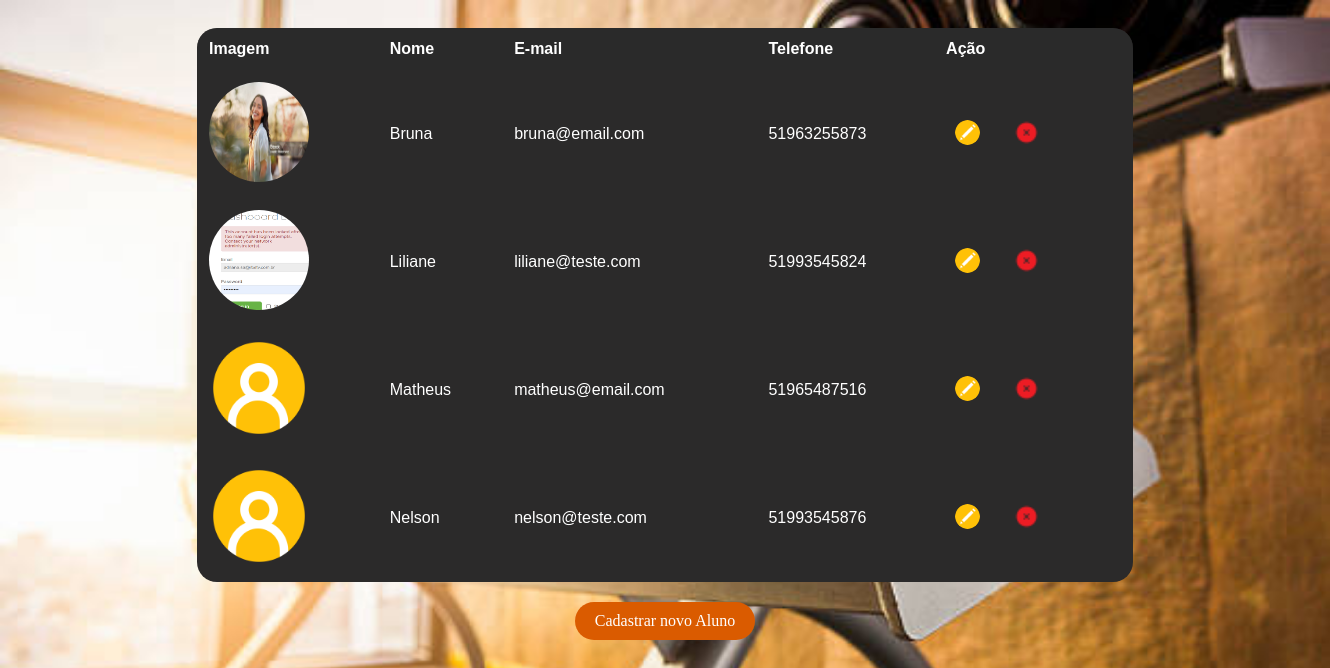
Screenshot of /admin.php (signed in) with the database file from the repository.
### tables this page shows
CREATE TABLE `cliente` (
  `id` int(11) NOT NULL,
  `nome` varchar(240) NOT NULL,
  `email` varchar(240) NOT NULL,
  `telefone` varchar(11) NOT NULL,
  `imagem` varchar(240) NOT NULL
);

### function.php (called while the page is built, shortened)
<?php
function getUsers($connect){
	$query = "SELECT * FROM cliente WHERE 1 ORDER BY nome";
	$action = mysqli_query( $connect, $query );
	$results = mysqli_fetch_all($action, MYSQLI_ASSOC);
	return $results;
}
?>

### admin.php (the view, shortened to what this page needs)
<?php require_once "function.php"; session_start();?>
<!DOCTYPE html>
<html>
<head>
    <link rel="stylesheet" type="text/css" href="layout/style.css">
</head>
<body>
	<main>
	<?php if(isset($_SESSION['ativa'])){ ?>
	<?php
		$resultados = getUsers($connect);
			?>
	<div class="divTabela">
		<table class="tabela">
			<tr>
				<th>Imagem</th>
				<th>Nome</th>
				<th>E-mail</th>
				<th>Telefone</th>
				<th>Ação</th>
			</tr>
			<?php foreach ($resultados as $resultado) {
				$id = $resultado['id'];
				$nome = $resultado['nome'];
				$email = $resultado['email'];
				$telefone = $resultado['telefone'];
				$imagem = $resultado['imagem'];
				if(empty($imagem)){
					$imagem = "profile.png";
				}
			?>
				<tr>
					<td><img class="imagem" src="imagens/uploads/<?php echo $imagem;?>"></td>
					<td><?php echo $resultado['nome']; ?></td>
					<td><?php echo $resultado['email']; ?></td>
					<td><?php echo $resultado['telefone']; ?></td>
					<td>
						<a id="btn-editar" href="alteraCadastro.php?id=<?php echo $id;?>&nome=<?php echo $nome?>&email=<?php echo $email?>&telefone=<?php echo $telefone?>&imagem=<?php echo $imagem;?>"><img src="layout/assets/icones/editar.png" alt="Editar 3"></a>
						<a href="admin.php?id=<?php echo $id;?>"> <img src="layout/assets/icones/deletar.png" alt="Deletar 3"></a>
					</td>
				</tr>
			<?php }	?>
		</table>
        <a id="btn-cadastro" href="cadastrar.php">Cadastrar novo Aluno</a>
     </div>
	 <?php }else{
    echo "<p>Voce não tem acesso a essa pagina</p>";
	} ?>
</main>
</body>
</html>

### layout/style.css (style rules this page uses)
body { background-image: url("assets/fundoSite.jpg"); background-repeat: no-repeat; background-size: cover; width: auto; overflow:auto; }
main { display: flex; flex-direction: column; justify-content: center; align-items: center; }
a:link, a:visited { color: rgb(173, 113, 0); border-radius: 10px ; padding: 10px 20px; text-align: center; text-decoration: none; }
img { margin: 0 100px; width: 210px; height: 320px; border-radius: 20px; }
.divTabela { width: 1440px; display: flex; flex-direction: column; justify-content: center; align-items: center; }
#btn-cadastro { background-color: #DA5B00; color: white; border-radius: 20px; }
.tabela { justify-content: center; font-family: Arial, Helvetica, sans-serif; color: white; border-collapse: collapse; width: 65%; margin: 20px; border-top-left-radius: 20px; border-top-right-radius: 20px; border-bottom-right-radius: 20px; border-bottom-left-radius: 20px; overflow: hidden; }
.tabela td, .tabela th { padding: 12px; }
.tabela tr { background-color:rgb(43, 42, 42); }
.tabela th { padding-top: 12px; padding-bottom: 12px; text-align: left; background-color: rgba(43, 42, 42, 0.527); color: white; }
.tabela a img { width: 25px; height: 25px; margin: auto; }
.imagem { width: 100px; height: 100px; border-radius: 50%; margin: 0 0 0 0; }
#btn-editar { color: white; border-radius: 20px; padding: 5px; margin: 4px; font-size: 12px; }

### rows the page displays
cliente: imagem (picture), nome "Bruna", email "bruna@email.com", telefone "51963255873"
cliente: imagem (picture), nome "Liliane", email "liliane@teste.com", telefone "51993545824"
cliente: nome "Matheus", email "matheus@email.com", telefone "51965487516"
cliente: nome "Nelson", email "nelson@teste.com", telefone "51993545876"
